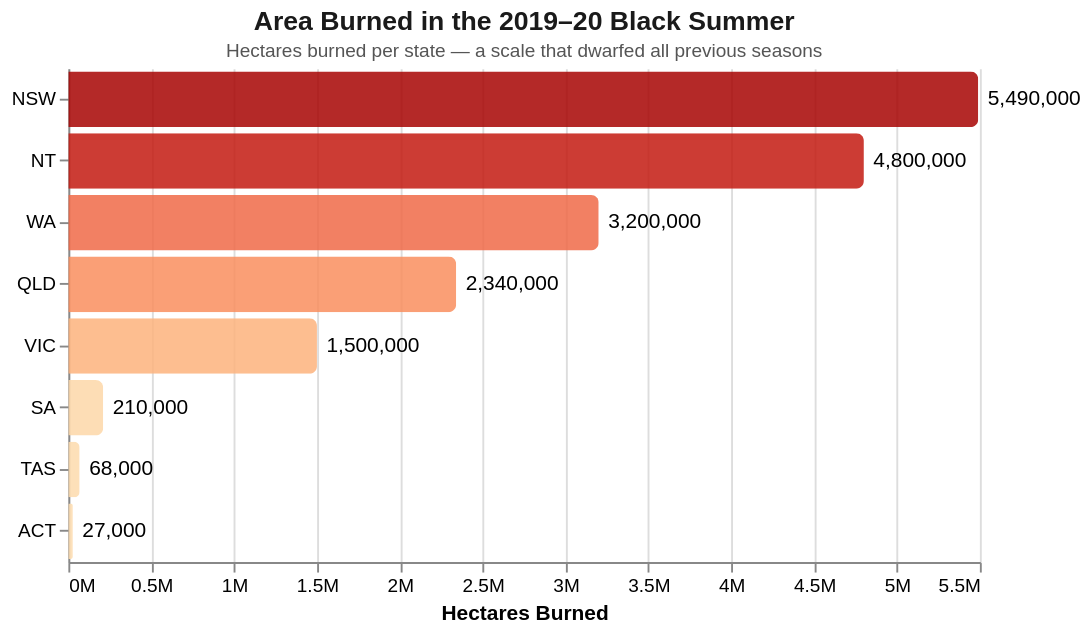

Vega-Lite specification for this chart:
### Vega-Lite specification from a JSON file in a GitHub repository (floating-point values rounded to 4 significant figures)
{"$schema": "https://vega.github.io/schema/vega-lite/v5.json", "title": {"text": "Area Burned in the 2019–20 Black Summer", "subtitle": "Hectares burned per state — a scale that dwarfed all previous seasons", "fontSize": 14, "subtitleFontSize": 10, "color": "#1a1a1a", "subtitleColor": "#555"}, "width": 480, "height": 260, "data": {"values": [{"state": "WA", "area_ha": 3200000}, {"state": "NSW", "area_ha": 5490000}, {"state": "QLD", "area_ha": 2340000}, {"state": "VIC", "area_ha": 1500000}, {"state": "NT", "area_ha": 4800000}, {"state": "SA", "area_ha": 210000}, {"state": "TAS", "area_ha": 68000}, {"state": "ACT", "area_ha": 27000}]}, "layer": [{"mark": {"type": "bar", "color": "#e05c1a", "opacity": 0.85, "cornerRadiusEnd": 4}, "encoding": {"y": {"field": "state", "type": "nominal", "sort": "-x", "axis": {"title": null}}, "x": {"field": "area_ha", "type": "quantitative", "axis": {"title": "Hectares Burned", "format": "~s"}}, "color": {"field": "area_ha", "type": "quantitative", "scale": {"scheme": "orangered"}, "legend": null}, "tooltip": [{"field": "state", "title": "State"}, {"field": "area_ha", "title": "Area Burned (ha)", "format": ","}]}}, {"mark": {"type": "text", "align": "left", "dx": 5, "fontSize": 11}, "encoding": {"y": {"field": "state", "type": "nominal", "sort": "-x"}, "x": {"field": "area_ha", "type": "quantitative"}, "text": {"field": "area_ha", "type": "quantitative", "format": ",.0f"}}}], "config": {"background": "transparent", "view": {"stroke": null}}}
